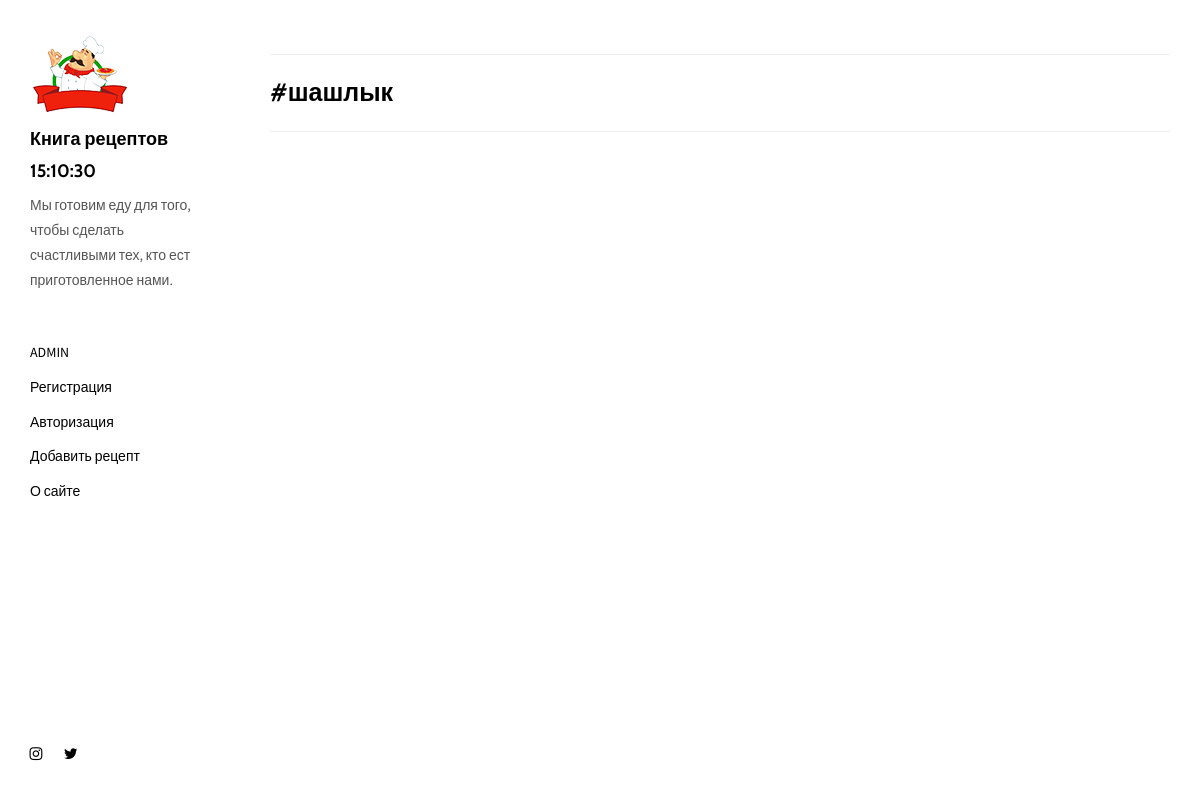
The app's page /tag/shashlyk/ with its own data.
### recipe/models.py (models this page shows, shortened)
class Quote(models.Model):
    quote = models.CharField(max_length=255, verbose_name='Цитата')
    class Meta:
        verbose_name = 'Цитата'
        verbose_name_plural = 'Цитаты'

class Tag(models.Model):
    slug = models.SlugField(max_length=150, unique=True, verbose_name='Уникальное имя')
    title = models.CharField(max_length=150, verbose_name='Наименование')
    class Meta:
        verbose_name = 'Тег'
        verbose_name_plural = 'Теги'

### recipe/views.py (the view)
# urls.py: path('tag/<str:tag_slug>/', tag_view, name='tag_view'),
def tag_view(request, tag_slug):
    tag = Tag.objects.get(slug=tag_slug)
    context = {
        'recipe': tag.recipe_set.all(),
        'title': tag.title,
    }
    return render(request, 'recipe/tag.html', context=context)

### recipe/models.py (called while the page is built)
    def get_absolute_url(self):
        return reverse('recipe_view', kwargs={'recipe_slug': self.slug})

### recipe/templatetags/recipe_tags.py (called while the page is built)
@register.simple_tag()
def get_quote():
    return Quote.objects.get(pk=randint(1, Quote.objects.count())).quote

### recipe/templates/recipe/tag.html (shortened to what this page needs)
{% extends 'base.html' %}
{% load static %}
{% block styles %}
    <link href="{% static 'recipe/css/main.82cfd66e.css' %}" rel="stylesheet">
{% endblock %}
{% block content %}
    <div><hr><h3>#{{ title }}</h3><hr></div>
    <div class="hero-full-wrapper">
        <div class="grid">
        </div>
    </div>
{% endblock %}

### templates/inc/_sidebar.html
{% load static %}
{% load recipe_tags %}
<nav class="sidebar">
    <div class="navbar-collapse" id="navbar-collapse">
        <div class="site-header hidden-xs">
            <a class="site-brand" href="{% url 'home' %}" title="">
                <img class="img-responsive site-logo" alt="" src="{% static 'recipe/img/logo.png' %}" width="100"
                     height="40">
                Книга рецептов {% now "H:i:s" %}
            </a>
            <p>{% get_quote %}</p>
        </div>
        <ul class="nav">
            <li><a href="../admin" title="">ADMIN</a></li>
            <li><a href="{% url 'register' %}" title="">Регистрация</a></li>
            <li><a href="{% url 'login' %}" title="">Авторизация</a></li>
            <li><a href="{% url 'add_recipe' %}" title="">Добавить рецепт</a></li>
            <li><a href="{% url 'about' %}" title="">О сайте</a></li>
        </ul>
        <nav class="nav-footer">
            <p class="nav-footer-social-buttons">
                <a class="fa-icon" href="https://www.instagram.com/kovdmit" title="">
                    <i class="fa fa-instagram"></i>
                </a>
                <a class="fa-icon" href="https://twitter.com/kovdmit" title="">
                    <i class="fa fa-twitter"></i>
                </a>
            </p>
        </nav>
    </div>
</nav>

### records on screen
Quote: quote "Мы готовим еду для того, чтобы сделать счастливыми тех, кто ест приготовленное нами."
Tag: title "шашлык"
